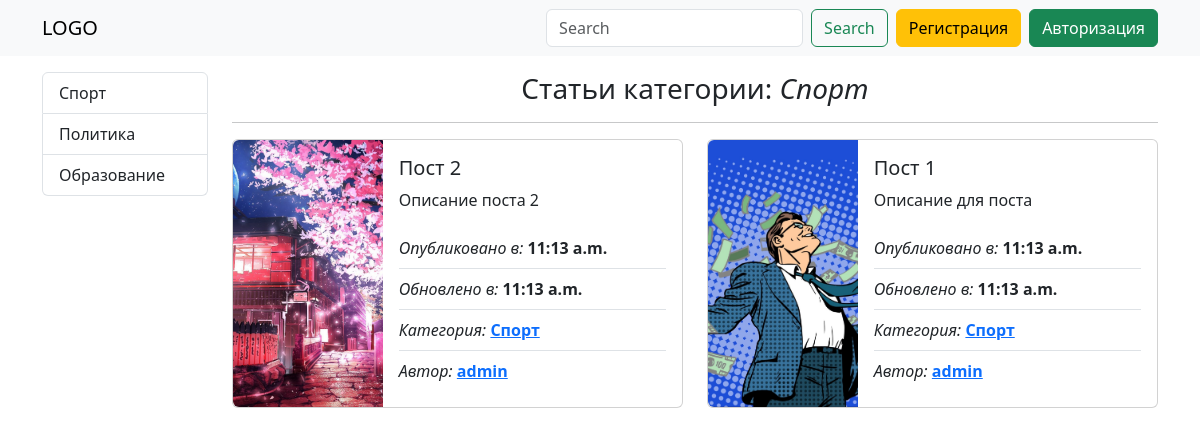
Screenshot of /category/sport/ with the database file from the repository.
### app/models.py (models this page shows, shortened)
class Category(models.Model):
    title = models.CharField(verbose_name="Название", max_length=100, help_text="Напишите название для категории")
    slug = models.SlugField(verbose_name="Слаг категории", max_length=100,
                            help_text="Переводит название категории, на английские буквы для формирования ссылки")
    def __str__(self):
        return self.title
    def get_absolute_url(self):
        return reverse('category_articles', kwargs={"category_slug": self.slug})
    class Meta:
        verbose_name = "Категория"
        verbose_name_plural = "Категории"

class Article(models.Model):
    title = models.CharField("Название поста", max_length=150)
    content = models.TextField("Описание поста")
    image = models.ImageField("Фотка поста", upload_to="photos/", null=True, blank=True)
    created_at = models.DateTimeField("Дата создания поста", auto_now_add=True)
    updated_at = models.DateTimeField("Дата обновления поста", auto_now_add=True)
    author = models.ForeignKey(User, on_delete=models.CASCADE, verbose_name="Автор поста")
    category = models.ForeignKey(Category, on_delete=models.CASCADE, verbose_name="Категория поста")
    slug = models.SlugField()
    class Meta:
        verbose_name = "Пост"
        verbose_name_plural = "Посты"
        ordering = ["-created_at"]

### app/views.py (the view)
# urls.py: path("category/<slug:category_slug>/", views.category_articles, name="category_articles"),
def category_articles(request, category_slug):
    category = Category.objects.filter(slug=category_slug).first()
    articles = Article.objects.filter(category=category)
    context = {
        "category": category,
        "articles": articles
    }
    return render(request, "pages/categories.html", context)

### app/templatetags/customtags.py (called while the page is built)
@register.simple_tag()
def get_categories():
    categories = Category.objects.all()
    return categories

### templates/pages/categories.html (shortened to what this page needs)
{% extends 'base.html' %}
{% block body %}
<h3 class="text-center">Статьи категории: <i>{{ category }}</i></h3>
<hr>
{% include 'components/_post-row.html' %}
{% endblock body %}

### templates/components/_categories.html
{% load customtags %}
<div class="list-group">
    {% get_categories as categories %}
    {% for category in categories %}
    <a href="{{ category.get_absolute_url }}" class="list-group-item list-group-item-action">{{ category }}</a>
    {% endfor %}
</div>

### templates/components/_post-row.html
<div class="row">
    {% for post in articles%}
    <div class="col-lg-6 col-md-12 col-sm-12">
        {% include 'components/_post-card.html' %}
    </div>
    {% empty %}
    <h2>Coming soon...</h2>
    {% endfor %}
</div>

### templates/components/_post-card.html
<div class="card mb-3" style="max-width: 540px;">
    <div class="row g-0">
        <div class="col-md-4">
            <img src="{{ post.image.url }}" class="img-fluid rounded-start h-100 w-100 object-fit-cover"
                 alt="{{ post.title }}">
        </div>
        <div class="col-md-8">
            <div class="card-body">
                <h5 class="card-title">{{ post.title }}</h5>
                <p class="card-text">{{ post.content }}</p>
                <ul class="list-group list-group-flush">
                    <li class="list-group-item px-0">
                        <i>Опубликовано в:</i> <b>{{ post.created_at.time }}</b>
                    </li>
                    <li class="list-group-item px-0">
                        <i>Обновлено в:</i> <b>{{ post.updated_at.time }}</b>
                    </li>
                    <li class="list-group-item px-0">
                        <i>Категория:</i> <a href="{{ post.category.get_absolute_url }}"><b>{{ post.category }}</b></a>
                    </li>
                    <li class="list-group-item px-0">
                        <i>Автор:</i> <a href="#"><b>{{ post.author }}</b></a>
                    </li>
                </ul>
            </div>
        </div>
    </div>
</div>

### rows the page displays
Category: title "Спорт"
Category: title "Политика"
Category: title "Образование"
Article: image (picture), title "Пост 2", content "Описание поста 2", created_at.time "11:13 a.m.", updated_at.time "11:13 a.m.", category "Спорт", author "admin"
Article: image (picture), title "Пост 1", content "Описание для поста", created_at.time "11:13 a.m.", updated_at.time "11:13 a.m.", category "Спорт", author "admin"
